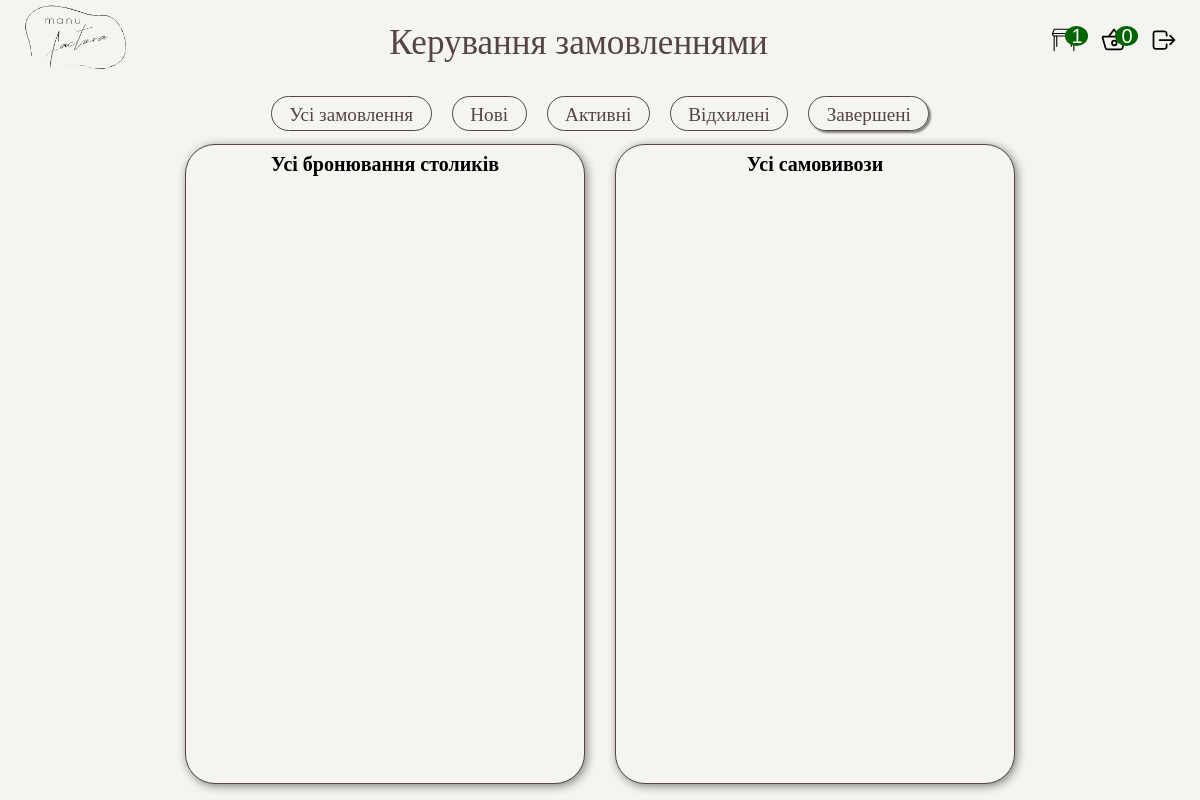
Before: /restaurant_admin/orders/completed/ (signed in) with the older database file.
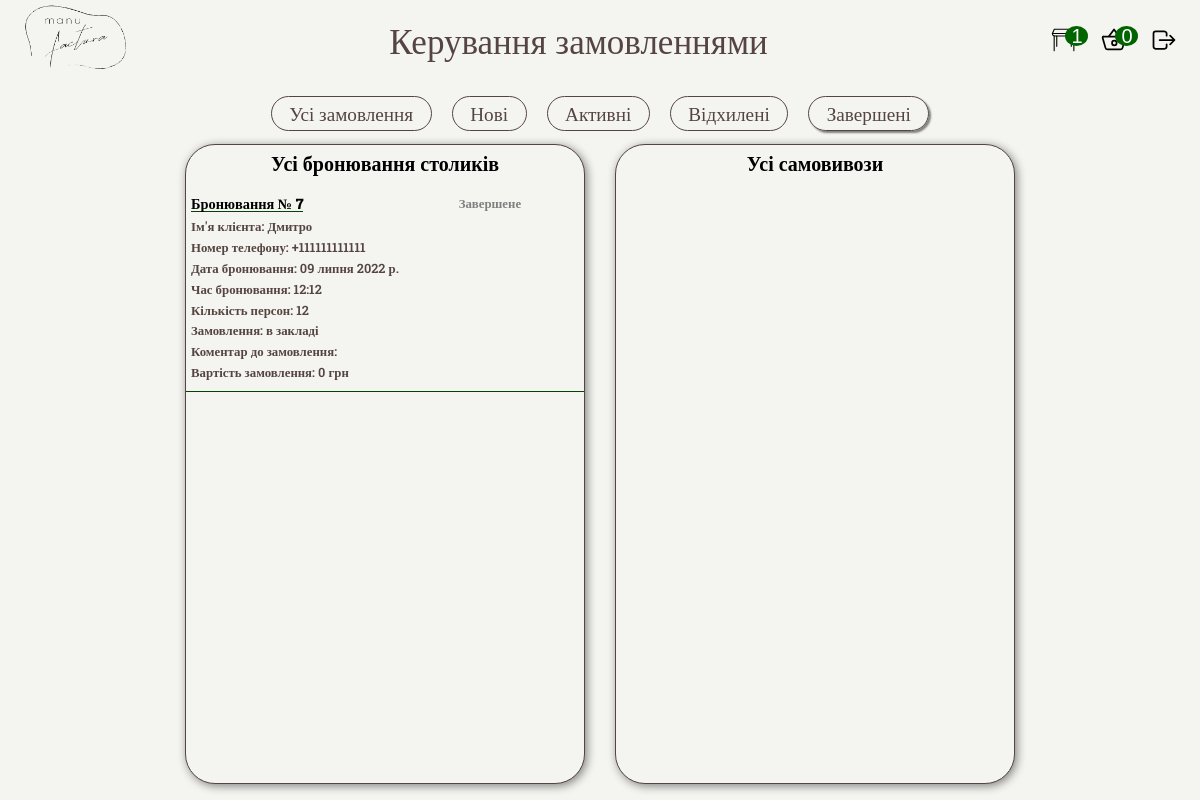
After: the same page with the newer database file.
### order/models.py (models this page shows, shortened)
class TableReservation(models.Model):
    client_name = models.CharField(max_length=255,verbose_name="Ім'я клієтна")
    client_phone_number = models.CharField(verbose_name="Номер телефону",max_length=13)
    date_reservation = models.DateField(verbose_name='Дата бронювання', max_length=255)
    time_reservation = models.TimeField(verbose_name="Час бронювання", max_length=255)
    amount_persons = models.IntegerField(verbose_name="Кількість персон")
    order = models.TextField(verbose_name="Замовлення",default='Замовлення в закладі')
    order_comment = models.TextField(blank=True,verbose_name="Кометнар до замовлення",)
    total_price = models.IntegerField(verbose_name='Вартість замовлення',default=0)
    status = models.CharField(max_length=128,verbose_name='Статус',default='new')
    visible_for_admin = models.BooleanField(default=True,verbose_name='Видно для адміну')
    reason_for_cancel = models.TextField(verbose_name='Причина скасування',blank=True,default='-')
    class Meta:
        verbose_name = 'Бронювання столу'
        verbose_name_plural = 'Бронювання столиків'

### restaurant_admin/views.py (the view)
# urls.py: path('orders/', orders_page, name='orders'),
def orders_page(request,status_slug=None):
    context = {
        'title':'Керування замовленнями',
        'reservations':TableReservation.objects.all(),
        'takeaways':TakeAway.objects.all(),
        'path_pref':'../../'
    }
    if status_slug != None:
        context['reservations'] = TableReservation.objects.filter(status = status_slug)
        context['takeaways'] = TakeAway.objects.filter(status = status_slug)
        context['selected_status'] = status_slug
        context['path_pref'] = '../../../'
    else:
        context['selected_status'] = 'all'
    context['new_reservations'] = len(TableReservation.objects.filter(status='new'))
    context['new_takeaways'] = len(TakeAway.objects.filter(status='new'))
    try:
        if AdminAdditionalInfo.objects.get(admin_account=request.user).rights == 'order_management':
            return render(request, 'restaurant_admin/orders.html', context=context)
    except:
        return redirect('login_admin')

### restaurant_admin/templates/restaurant_admin/orders.html (shortened to what this page needs)
{% extends 'restaurant_admin/base.html' %}
{% load static %}
{% block links %}
    <link rel="stylesheet" href="{% static 'restaurant_admin/css/ordersstyle.css' %}">
{% endblock links %}
{% block content %}
    <header>
        <div class="wrapper-header">
            <div class="head">
                <div class="head__logo">
                    <a href="#"><img src="{{path_pref}}media/photos/template_images/logo.png" alt="logo"></a>
                </div>
                <div class="head__slogan">
                    <span>Керування замовленнями</span>
                </div>
                <ul class="head__buttons">
                    <li><a href="#" class=""><img src="{{path_pref}}media/photos/icons/table-26.svg" alt="" class="icon"><div class="circle"><span>{{new_reservations}}</span></div></a></li>
                    <li><a href="#"><img src="{{path_pref}}media/photos/icons/basket-outline.svg" alt="" class="icon"><div class="circle"><span>{{new_takeaways}}</span></div></a></li>
                    <li><a href="#"><img src="{{path_pref}}media/photos/icons/log-out-outline.svg" alt="" class="icon"></a></li>
                </ul>
            </div>
        </div>
        <div class="h-scroller">
            <div class="h-scroller__items">
                {% if selected_status == 'all' %}
                    <a href="{% url 'orders' %}" class="h-scroller__item h-scroller__item-selected">Усі замовлення</a>
                {% else %}
                    <a href="{% url 'orders' %}" class="h-scroller__item ">Усі замовлення</a>
                {% endif %}
                {% if selected_status == 'new' %}
                    <a href="{% url 'orders' %}new" class="h-scroller__item h-scroller__item-selected">Нові</a>
                {% else %}
                    <a href="{% url 'orders' %}new" class="h-scroller__item">Нові</a>
                {% endif %}
                {% if selected_status == 'active' %}
                    <a href="{% url 'orders' %}active" class="h-scroller__item h-scroller__item-selected">Активні</a>
                {% else %}
                    <a href="{% url 'orders' %}active" class="h-scroller__item">Активні</a>
                {% endif %}
                {% if selected_status == 'canceled' %}
                    <a href="{% url 'orders' %}canceled" class="h-scroller__item h-scroller__item-selected">Скасовані</a>
                {% else %}
                    <a href="{% url 'orders' %}canceled" class="h-scroller__item">Відхилені</a>
                {% endif %}
                {% if selected_status == 'completed' %}
                    <a href="{% url 'orders' %}completed" class="h-scroller__item h-scroller__item-selected">Завершені</a>
                {% else %}
                    <a href="{% url 'orders' %}completed" class="h-scroller__item">Завершені</a>
                {% endif %}
            </div>
        </div>
    </header>
    <main>
        <div class="wrapper-main">
            <div class="block block-form-reservation">
                <h1 class="title">Усі бронювання столиків</h1>
                {% for order in reservations %}
                    <div class="order">
                        <div class="label">
                            <h3 class="name">Бронювання № {{order.id}}</h3>
                            {% if order.status == 'new' %}
                                <span class="status new">Нове</span>
                            {% elif order.status == 'active' %}
                                <span class="status active">Активне</span>
                            {% elif order.status == 'canceled' %}
                                <span class="status canceled">Відхилине</span>
                            {% elif order.status == 'completed' %}
                                <span class="status completed">Завершене</span>
                            {% endif %}
                        </div>
                        <p>Ім'я клієнта: {{ order.client_name }}</p>
                        <p>Номер телефону: {{ order.client_phone_number }}</p>
                        <p>Дата бронювання: {{ order.date_reservation }}</p>
                        <p>Час бронювання: {{ order.time_reservation }}</p>
                        <p>Кількість персон: {{ order.amount_persons }}</p>
                        <p>Замовлення: {{ order.order }}</p>
                        <p>Коментар до замовлення: {{ order.order_comment }}</p>
                        <p>Вартість замовлення: {{ order.total_price }} грн</p>
                    </div>
                {% endfor %}
            </div>
            <div class="block block-form-order">
                <h1 class="title">Усі самовивози</h1>
            </div>
        </div>
    </main>
{% endblock content %}

### restaurant_admin/templates/restaurant_admin/base.html (shortened to what this page needs)
{% load static %}
<!DOCTYPE html>
<html lang="en">
<head>
    <link rel="stylesheet" href="{% static 'restaurant_admin/css/basestyle.css' %}" type="text/css" >
    {% block links %}
    {% endblock links %}
</head>
<body>
    {% block content %}
    {% endblock content %}
</body>
</html>

### restaurant_admin/static/restaurant_admin/css/basestyle.css (style rules this page uses)
* { padding: 0; margin: 0; border: 0; }
*,*:before,*:after { -moz-box-sizing: border-box; -webkit-box-sizing: border-box; box-sizing: border-box; }
nav,footer,header,aside { display: block; }
html,body { height: 100%; width: 100%; font-size: 100%; line-height: 1; font-size: 14px; -ms-text-size-adjust: 100%; -moz-text-size-adjust: 100%; -webkit-text-size-adjust: 100%; }
a, a:visited { text-decoration: none; }
ul li { list-style: none; }
img { vertical-align: top; }
h1,h2,h3,h4,h5,h6 { font-size:inherit;font-weight: 400; }
body { background-color: #f4f5f0; }

### restaurant_admin/static/restaurant_admin/css/ordersstyle.css (style rules this page uses)
header { background-color: #f4f5f0; height: 10vh; position: fixed; width: 100%; }
header .wrapper-header { margin: 0 auto; }
.head { display: flex; justify-content: space-between; }
.head__buttons { display: flex; align-items: center; margin-right: 20px; }
.head__buttons li a { font-size: 3.5vh; color: #554441; margin-left: 20px; position: relative; padding-right: 30px; }
.icon { height: 3.5vh; position: fixed; }
.circle { position: absolute; height: 20px; width: 75%; background-color: darkgreen; border-radius: 50%; margin-left: 35px; }
.circle span { font-family: Arial, Helvetica, sans-serif; right: 0; position: absolute; font-size: 20px; color: white; margin-right: 5px; }
.head__logo { margin-left: 20px; }
.head__logo img { height: 10vh; }
.head__slogan { font-size: 35px; display: flex; align-items: center; font-family: 'Roboto Slab', serif; color: #554441; }
.h-scroller { overflow: hidden; width: fit-content; margin: 1.5vh auto 0 auto; }
.h-scroller__items { padding: 0.5vh 0; display: flex; flex-wrap: nowrap; overflow-x: auto; white-space: nowrap; }
.h-scroller__item { font-size: 2.4vh; border: 1px #554441 solid; color: #554441; display: flex; padding: 0.5rem 1.25rem; text-decoration: none; margin: 0 10px 0 10px; border-radius: 20px; font-family: 'Roboto Slab', serif; }
.h-scroller__item:hover, .h-scroller__item-selected { box-shadow: 2px 2px 2px grey; }
.wrapper-main { display: flex; justify-content: space-between; flex-wrap: wrap; margin: 0 auto 5vh auto; max-width: 830px; }
.block-form-order, .block-form-reservation { overflow-y: auto; height: 80vh; margin-top: 18vh; background-color: rgb(57, 55, 55); width: 400px; border-radius: 30px; background-color: #f4f5f0; border: 1px #554441 solid; box-shadow: grey 2px 2px 10px; font-family: 'Roboto Slab'; color: #554441; }
.title { padding-top: 1vh; text-align: center; font-weight: bolder; font-size: 2.5vh; color: black; font-family: 'Roboto Slab'; }
.order { margin-top: 3vh; padding: 0 5px; padding-bottom: 0.5vh; border-bottom: 1px solid rgb(3, 67, 3); font-size: 1.6vh; font-weight: 600; }
.order .label { display: flex; }
.order .label h3 { font-weight: bolder; font-size: 1.8vh; color: black; border-bottom: 1px solid rgb(3, 67, 3); }
.order .status { margin-left: 40%; font-size: 1.6vh; }
.order .completed { color: grey; }
.order p { margin-top: 1vh; }

Changed rows visible on the page:
now on this page (row edited): TableReservation: id "7", status "Завершене", client_name "Дмитро", client_phone_number "+111111111111", date_reservation "09 липня 2022 р.", time_reservation "12:12", amount_persons "12", order "в закладі", total_price "0"
